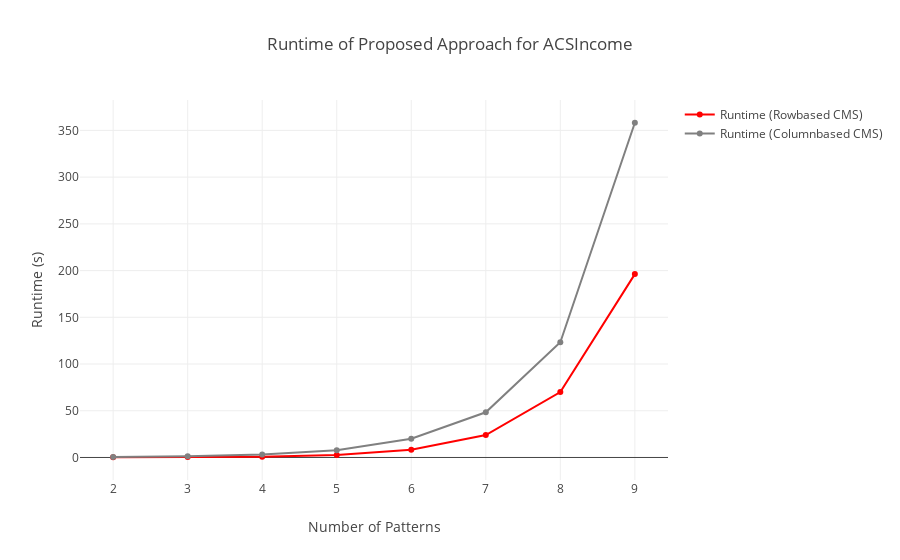

The cell this chart's notebook holds for it:
### Code cell
visualize_pattern_runtime("ACSIncome", acs_runtime_dict_rows_pattern, acs_runtime_dict_columns_pattern)

### Figure 1 — Plotly figure (JSON) as saved in the notebook; plotly's stock layout.template omitted (floating-point values rounded to 4 significant figures)
{"data": [{"line": {"color": "red"}, "mode": "lines+markers", "name": "Runtime (Rowbased CMS)", "type": "scatter", "x": [2, 3, 4, 5, 6, 7, 8, 9], "y": [0.2345, 0.4439, 0.8891, 2.537, 8.242, 24.02, 70.02, 196.2]}, {"line": {"color": "grey"}, "mode": "lines+markers", "name": "Runtime (Columnbased CMS)", "type": "scatter", "x": [2, 3, 4, 5, 6, 7, 8, 9], "y": [0.5494, 1.351, 3.125, 7.725, 20.11, 48.38, 123.3, 358.2]}], "layout": {"title": {"text": "Runtime of Proposed Approach for ACSIncome"}, "xaxis": {"title": {"text": "Number of Patterns"}}, "yaxis": {"title": {"text": "Runtime (s)"}}}}
